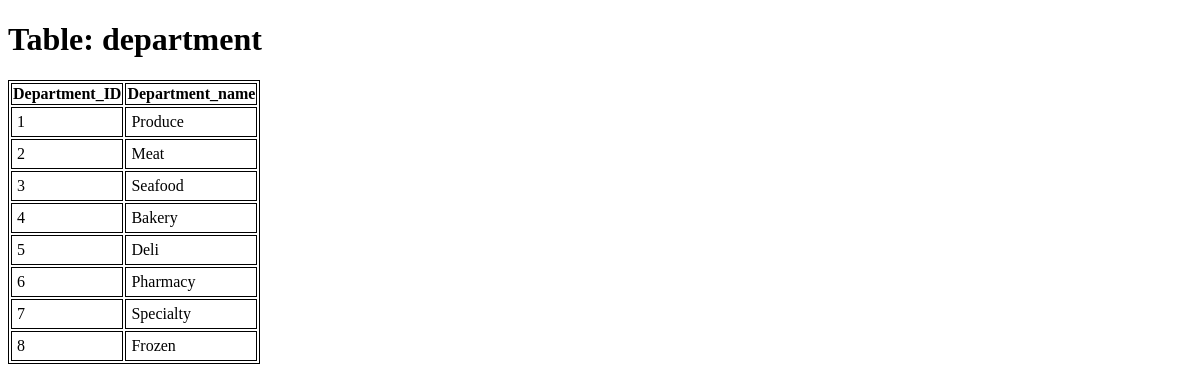
The page /stocks.php on the database as committed earlier.
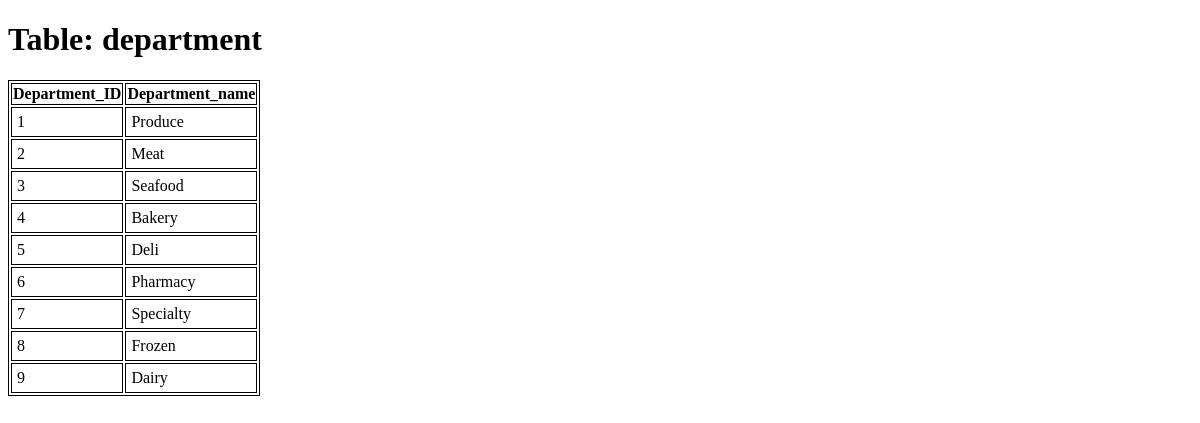
The same page on the database as committed later.
### tables this page shows
CREATE TABLE IF NOT EXISTS `DEPARTMENT` (
  `Department_ID` int(11) NOT NULL AUTO_INCREMENT,
  `Department_name` varchar(45) NOT NULL,
  PRIMARY KEY (`Department_ID`)
);

### stocks.php (the view, shortened to what this page needs)
<!DOCTYPE html>
<html>
<head>
</head>
<body>
	<?php
		$tables = mysql_query("show tables");
		$rows = mysql_fetch_array($tables);
		$table = $rows[0];
		echo "<h1>Table: $table</h1>";
		$cmd = "SELECT * FROM $table";
		$result = mysql_query($cmd);
		$ncols = mysql_num_fields($result);
		function display_header($result, $ncols) {
			echo "<tr>";
			for ($col=0; $col < $ncols; $col++) {
				$fieldNames = mysql_field_name($result, $col);
				echo "<th>" . $fieldNames . "</th>";
			}
			echo "</tr>";
		}
		function display_body($result, $ncols) {
			while ( $row = mysql_fetch_array($result) )
			{
				echo "<tr>";
				for ($col=0; $col < $ncols; $col++) {
					echo   "<td>" . $row[$col] . "</td>";
				}
				echo   "</tr>";
			}
		}
		function display_table($result, $ncols) {
			echo "<table>";
				display_header($result, $ncols);
				display_body($result, $ncols);
			echo "</table>";
		}
		display_table($result, $ncols);
	 ?>
</body>
</html>

Rows that differ between the two databases and show on the page:
added department: Department_ID "9", Department_name "Dairy"
